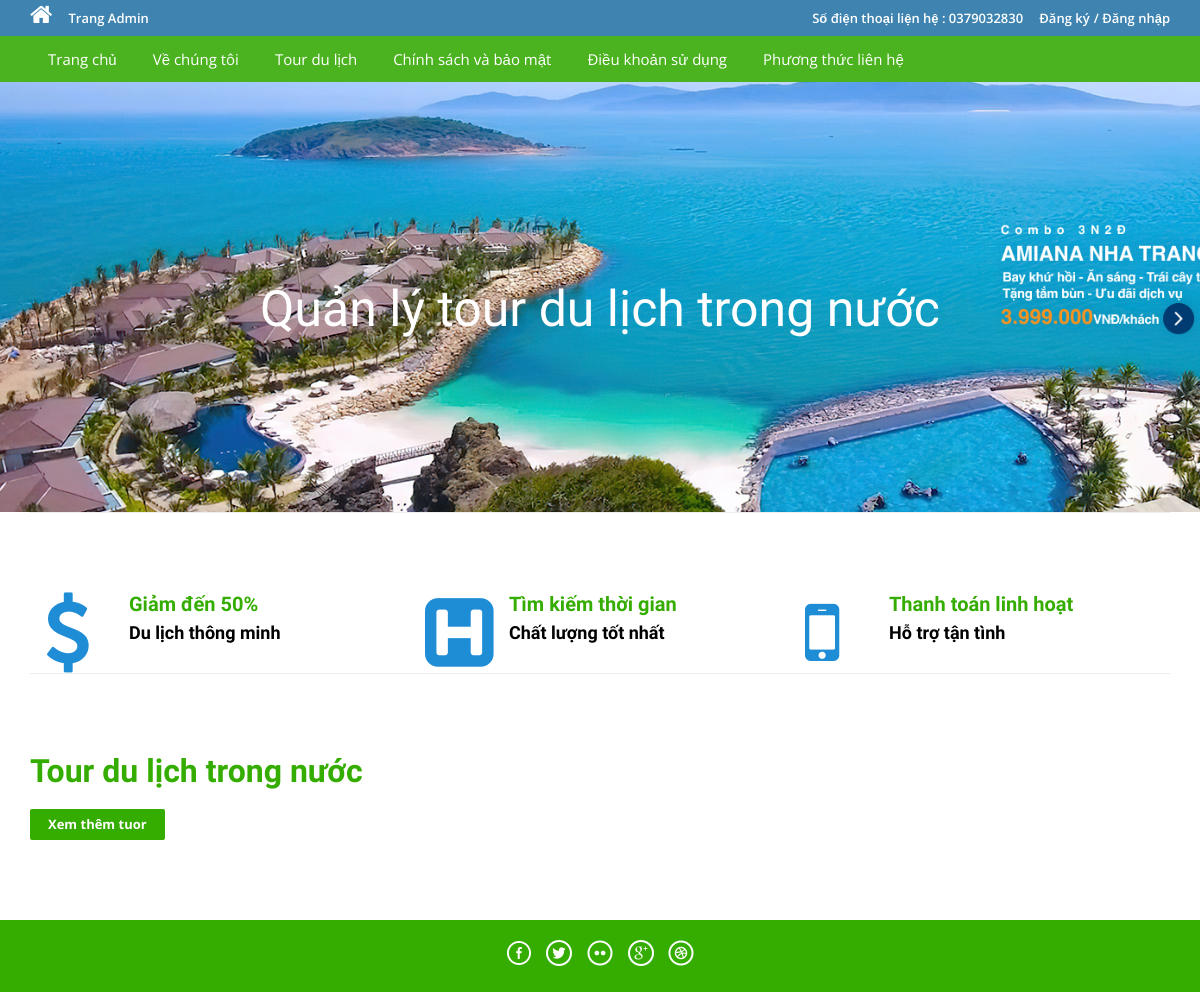
The app's page /, older data.
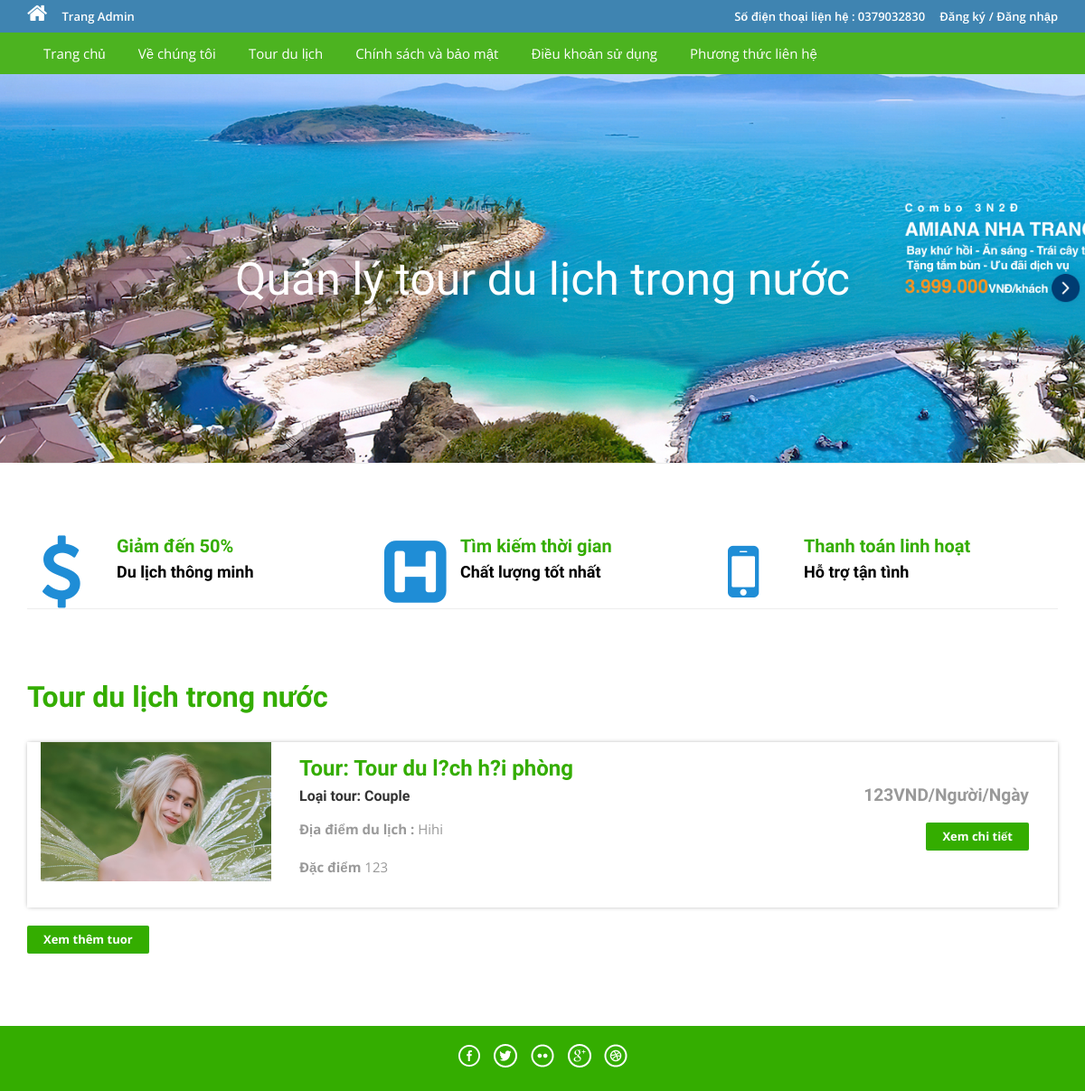
The same page, newer data.
### tables this page shows
CREATE TABLE `tbltourpackages` (
  `PackageId` int(11) NOT NULL,
  `PackageName` varchar(200) NOT NULL,
  `PackageType` varchar(150) NOT NULL,
  `PackageLocation` varchar(100) NOT NULL,
  `PackagePrice` int(11) NOT NULL,
  `PackageFetures` varchar(255) NOT NULL,
  `PackageDetails` mediumtext NOT NULL,
  `PackageImage` varchar(100) NOT NULL,
  `Creationdate` timestamp NOT NULL DEFAULT current_timestamp(),
  `UpdationDate` timestamp NULL DEFAULT '0000-00-00 00:00:00' ON UPDATE current_timestamp()
);

### index.php (the view, shortened to what this page needs)
<?php
	include('includes/config.php');
?>
<!DOCTYPE HTML>
<html>
	<head>
	<link href="css/bootstrap.css" rel='stylesheet' type='text/css' />
	<link href="css/style.css" rel='stylesheet' type='text/css' />
	<link href="css/font-awesome.css" rel="stylesheet">
	</head>
	<body>
	<?php include('includes/header.php');?>
	<div class="banner">
		<div class="container">
			<h1 class="wow zoomIn animated animated" data-wow-delay=".5s" style="visibility: visible; animation-delay: 0.5s; animation-name: zoomIn;"> Quản lý tour du lịch trong nước</h1>
		</div>
	</div>
	<div class="container">
		<div class="rupes">
			<div class="col-md-4 rupes-left wow fadeInDown animated animated" data-wow-delay=".5s" style="visibility: visible; animation-delay: 0.5s; animation-name: fadeInDown;">
				<div class="rup-left">
					<a href="offers.html"><i class="fa fa-usd"></i></a>
				</div>
				<div class="rup-rgt">
					<h3>Giảm đến 50%</h3>
					<h4><a href="offers.html">Du lịch thông minh</a></h4>
				</div>
					<div class="clearfix"></div>
			</div>
			<div class="col-md-4 rupes-left wow fadeInDown animated animated" data-wow-delay=".5s" style="visibility: visible; animation-delay: 0.5s; animation-name: fadeInDown;">
				<div class="rup-left">
					<a href="offers.html"><i class="fa fa-h-square"></i></a>
				</div>
				<div class="rup-rgt">
					<h3>Tìm kiếm thời gian</h3>
					<h4><a href="offers.html">Chất lượng tốt nhất</a></h4>
				</div>
					<div class="clearfix"></div>
			</div>
			<div class="col-md-4 rupes-left wow fadeInDown animated animated" data-wow-delay=".5s" style="visibility: visible; animation-delay: 0.5s; animation-name: fadeInDown;">
				<div class="rup-left">
					<a href="offers.html"><i class="fa fa-mobile"></i></a>
				</div>
				<div class="rup-rgt">
					<h3>Thanh toán linh hoạt</h3>
					<h4><a href="offers.html">Hỗ trợ tận tình</a></h4>
				</div>
					<div class="clearfix"></div>
			</div>
		</div>
	</div>
	<div class="container">
		<div class="holiday">
		<h3>Tour du lịch trong nước</h3>
	<?php $sql = "SELECT * from tbltourpackages order by rand() limit 4";
	$query = $dbh->prepare($sql);
	$query->execute();
	$results=$query->fetchAll(PDO::FETCH_OBJ);
	if($query->rowCount() > 0)
	{
	foreach($results as $result)
	{	?>
				<div class="rom-btm">
					<div class="col-md-3 room-left wow fadeInLeft animated" data-wow-delay=".5s">
						<img src="admin/pacakgeimages/<?php echo htmlentities($result->PackageImage);?>" class="img-responsive" alt="">
					</div>
					<div class="col-md-6 room-midle wow fadeInUp animated" data-wow-delay=".5s">
						<h4>Tour: <?php echo htmlentities($result->PackageName);?></h4>
						<h6>Loại tour: <?php echo htmlentities($result->PackageType);?></h6>
						<p><b>Địa điểm du lịch :</b> <?php echo htmlentities($result->PackageLocation);?></p>
						<p><b>Đặc điểm</b> <?php echo htmlentities($result->PackageFetures);?></p>
					</div>
					<div class="col-md-3 room-right wow fadeInRight animated" data-wow-delay=".5s">
						<h5><?php echo htmlentities($result->PackagePrice);?>VND/Người/Ngày</h5>
						<a href="package-details.php?pkgid=<?php echo htmlentities($result->PackageId);?>" class="view">Xem chi tiết</a>
					</div>
					<div class="clearfix"></div>
				</div>
	<?php }} ?>
	<div><a href="package-list.php" class="view">Xem thêm tuor</a></div>
	</div>
		</div>
	<?php include('includes/footer.php');?>
	</body>
</html>

Row changes from the older to the newer data that the page shows:
added tbltourpackages: PackageImage (picture), PackageName "Tour du l?ch h?i phòng", PackageType "Couple", PackageLocation "Hihi", PackageFetures "123", PackagePrice "123"
